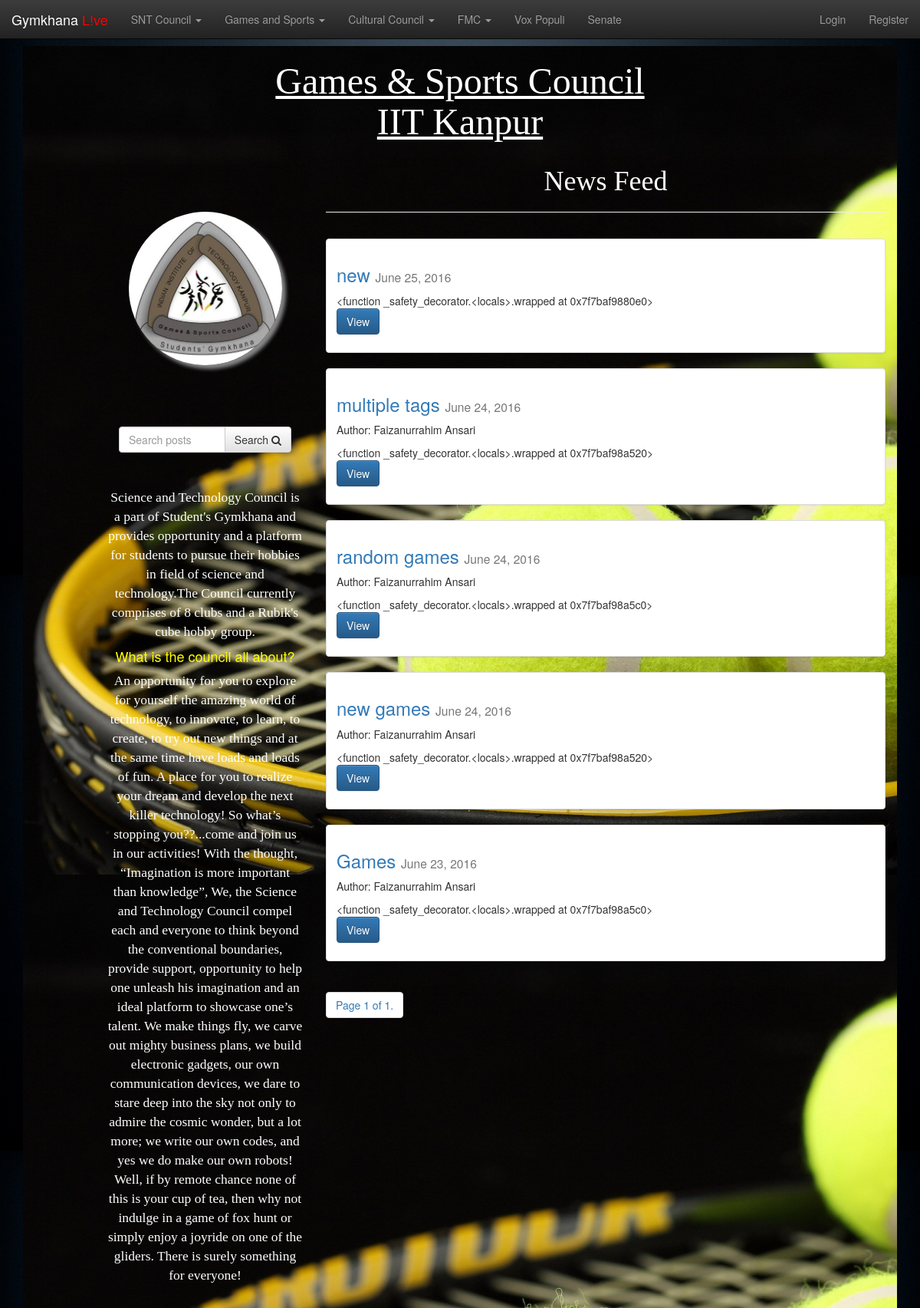
The app's page /game/, older data.
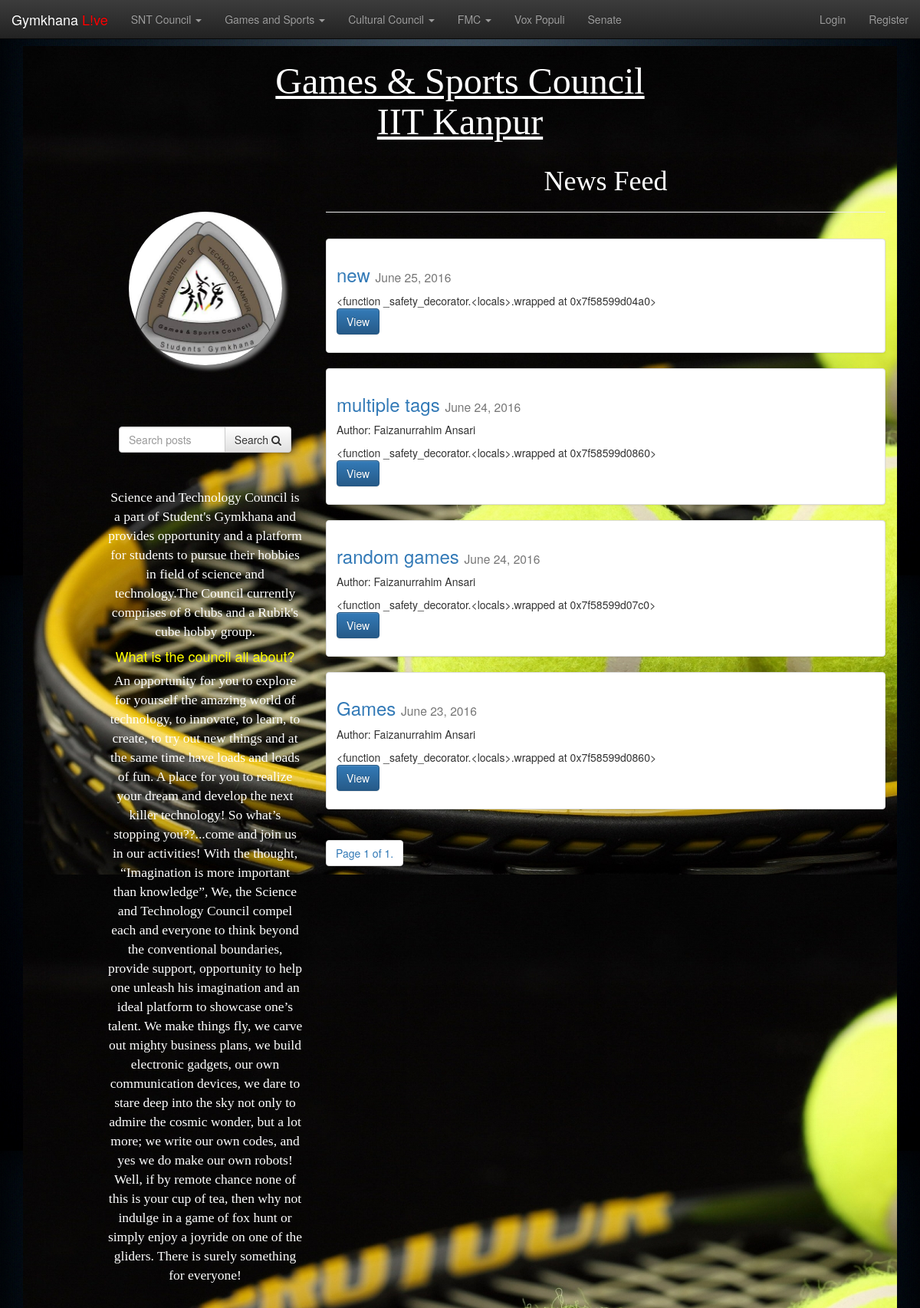
The same page, newer data.
### posts/models.py (models this page shows, shortened)
class Post(models.Model):
    user = models.ForeignKey(settings.AUTH_USER_MODEL, default=1)
    title = models.CharField(max_length=120)
    slug = models.SlugField(unique=True)
    image = models.ImageField(upload_to=upload_location,
            null=True,
            blank=True,
            width_field="width_field",
            height_field="height_field")
    height_field = models.IntegerField(default=0)
    width_field = models.IntegerField(default=0)
    content = models.TextField()
    tags=models.CharField(max_length=120,  null=True, blank=False)
    draft = models.BooleanField(default=False)
    publish = models.DateField(auto_now=False, auto_now_add=False)
    read_time =  models.IntegerField(default=0) # models.TimeField(null=True, blank=True) #assume minutes
    updated = models.DateTimeField(auto_now=True, auto_now_add=False)
    timestamp = models.DateTimeField(auto_now=False, auto_now_add=True)
    objects = PostManager()
    def get_absolute_url(self):
        return reverse("posts:detail", kwargs={"slug": self.slug})
    class Meta:
        ordering = ["-timestamp", "-updated"]
    def get_markdown(self):
        content = self.content
        markdown_text = markdown(content)
        return mark_safe(markdown_text)

### posts/views.py (the view, shortened to what this page needs)
# urls.py: url(r'^game/$', game, name='game'),
def game(request):
	today = timezone.now().date()
	queryset_list = Post.objects.filter(tags__icontains="u'Games and Sports'", publish__lte=timezone.now())#active_snt() #.order_by("-timestamp")
	if request.user.is_staff or request.user.is_superuser:
		queryset_list = Post.objects.filter(tags__icontains="u'Games and Sports'", publish__lte=timezone.now())#active_snt()
	query = request.GET.get("q")
	paginator = Paginator(queryset_list, 8) # Show 25 contacts per page
	page_request_var = "page"
	page = request.GET.get(page_request_var)
	try:
		queryset = paginator.page(page)
	except PageNotAnInteger:
		queryset = paginator.page(1)
	except EmptyPage:
		queryset = paginator.page(paginator.num_pages)
	context = {
		"object_list": queryset,
		"title": "List",
		"page_request_var": page_request_var,
		"today": today,
	}
	return render(request, "game.html", context)

### templates/game.html (shortened to what this page needs)
{% extends "base.html" %}
{% load staticfiles %}
{% block content %}
<div class="inner" style="background-image: url({% static "images/game.jpg" %});">
<div class="snt_background">
<div class="container-fluid">
  <h1><div id="center"><font size="12"><u>Games & Sports  Council<br> IIT Kanpur</u></font> </div></h1>
 <div class="row">
    <div class="col-sm-1">
    </div>
    <div class="col-sm-3">
        <br><br>
        <br>
        <br>
        <div id="center"><img class="img-circle"  src ="{% static 'images/games.jpg' %}" height="200px" width="200px"/></div>
        <br><br>
        <br>
        <br>
            <div class='col-sm-12'>
            <div class='input-group '>
            <input class='form-control' type='text' name='q' placeholder='Search posts' value='{{ request.GET.q }}'/>
            <span class='input-group-btn'>
            <button class='btn btn-default' type='submit'>Search <i class="fa fa-search"></i></button>
            </span>
            </div>
            </div>
        <br><br>
        <br>
        <br>
        <div id="center"><p style="color:white; font-family:Comic Sans MS; font-size:125%;">Science and Technology Council is a part of Student's Gymkhana and provides opportunity and a platform for students to pursue their hobbies in field of science and technology.The Council currently comprises of 8 clubs and a Rubik's cube hobby group.
        <br>
        <h4 style="color:yellow"><div id="center">What is the council all about?</div></h4>
        <p style="color:white;  font-family:Comic Sans MS; font-size:125%;">An opportunity for you to explore for yourself the amazing world of technology, to innovate, to learn, to create, to try out new things and at the same time have loads and loads of fun. A place for you to realize your dream and develop the next killer technology! So what’s stopping you??...come and join us in our activities! With the thought, “Imagination is more important than knowledge”, We, the Science and Technology Council compel each and everyone to think beyond the conventional boundaries, provide support, opportunity to help one unleash his imagination and an ideal platform to showcase one’s talent. We make things fly, we carve out mighty business plans, we build electronic gadgets, our own communication devices, we dare to stare deep into the sky not only to admire the cosmic wonder, but a lot more; we write our own codes, and yes we do make our own robots! Well, if by remote chance none of this is your cup of tea, then why not indulge in a game of fox hunt or simply enjoy a joyride on one of the gliders. There is surely something for everyone!
        </p>
        <br>
        </div>
    </div>
    <div class="col-sm-1">
    </div>
    <div class="col-sm-8">
                    <h1><div id="center">News Feed</div></h1>
                    <hr>
{% for obj in object_list %}
<div class="row">
  <div class="col-sm-12">
    <div class="thumbnail">
      <div class="caption post-detail-item">
        <h3><a href='{{ obj.get_absolute_url }}'>{{ obj.title }}</a> <small>{{ obj.publish }}</small></h3>
        {% if obj.user.get_full_name %}<p>Author: {{ obj.user.get_full_name }}</p>{% endif %}
        {{ obj.get_markdown|truncatechars_html:120 }}
        <p><a href="{{ obj.get_absolute_url }}" class="btn btn-primary" role="button">View</a></p>
      </div>
    </div>
  </div>
</div>
{% endfor %}
                <ul class="pagination">
                            <li><a>Page {{ object_list.number }} of {{ object_list.paginator.num_pages }}.</a></li>
                </ul>
                </div>
    </div>
  </div>
</div>
</div>
</div>
{% endblock content %}

Row changes from the older to the newer data that the page shows:
removed Post: title "new games", publish "June 24, 2016", user.get_full_name "Faizanurrahim Ansari", get_markdown "<function _safety_decorator.<locals>.wrapped at 0x7f7baf98a520>"
computed for Post "new": get_markdown "<function _safety_decorator.<locals>.wrapped at 0x7f7baf9880e0>" → "<function _safety_decorator.<locals>.wrapped at 0x7f58599d04a0>"
computed for Post "multiple tags": get_markdown "<function _safety_decorator.<locals>.wrapped at 0x7f7baf98a520>" → "<function _safety_decorator.<locals>.wrapped at 0x7f58599d0860>"
computed for Post "random games": get_markdown "<function _safety_decorator.<locals>.wrapped at 0x7f7baf98a5c0>" → "<function _safety_decorator.<locals>.wrapped at 0x7f58599d07c0>"
computed for Post "Games": get_markdown "<function _safety_decorator.<locals>.wrapped at 0x7f7baf98a5c0>" → "<function _safety_decorator.<locals>.wrapped at 0x7f58599d0860>"
